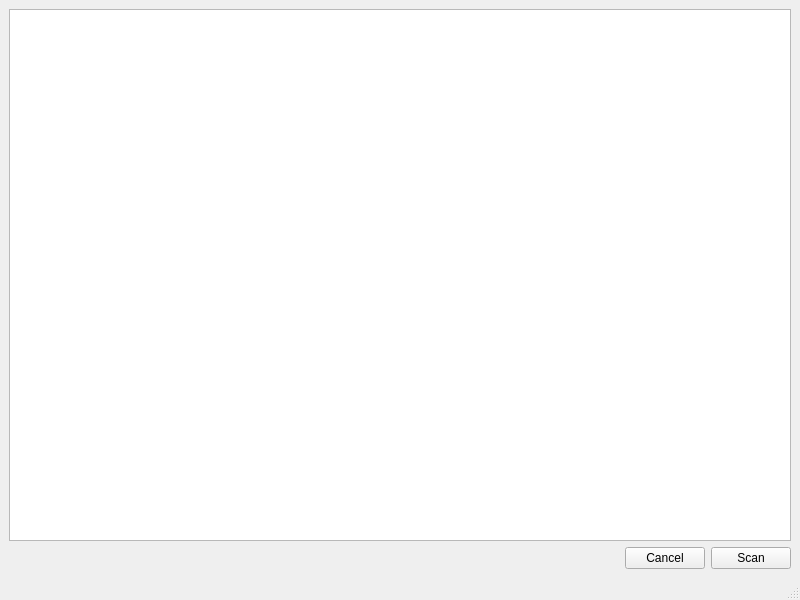
<?xml version="1.0" encoding="UTF-8"?>
<ui version="4.0">
 <class>MainWindow</class>
 <widget class="QMainWindow" name="MainWindow">
  <property name="geometry">
   <rect>
    <x>0</x>
    <y>0</y>
    <width>800</width>
    <height>600</height>
   </rect>
  </property>
  <property name="windowTitle">
   <string>ScanTcpServer</string>
  </property>
  <widget class="QWidget" name="centralwidget">
   <layout class="QVBoxLayout" name="verticalLayout">
    <item>
     <widget class="QListWidget" name="listWidget"/>
    </item>
    <item>
     <layout class="QHBoxLayout" name="horizontalLayout">
      <item>
       <spacer name="horizontalSpacer">
        <property name="orientation">
         <enum>Qt::Horizontal</enum>
        </property>
        <property name="sizeHint" stdset="0">
         <size>
          <width>40</width>
          <height>20</height>
         </size>
        </property>
       </spacer>
      </item>
      <item>
       <widget class="QPushButton" name="btnCancel">
        <property name="text">
         <string>Cancel</string>
        </property>
       </widget>
      </item>
      <item>
       <widget class="QPushButton" name="btnScan">
        <property name="text">
         <string>Scan</string>
        </property>
       </widget>
      </item>
     </layout>
    </item>
   </layout>
  </widget>
  <widget class="QMenuBar" name="menubar">
   <property name="geometry">
    <rect>
     <x>0</x>
     <y>0</y>
     <width>800</width>
     <height>22</height>
    </rect>
   </property>
  </widget>
  <widget class="QStatusBar" name="statusbar"/>
 </widget>
 <resources/>
 <connections/>
</ui>
